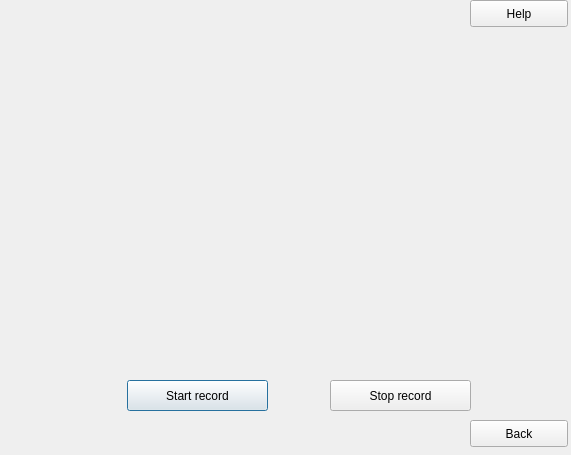
<?xml version="1.0" encoding="UTF-8"?>
<ui version="4.0">
 <class>Record</class>
 <widget class="QDialog" name="Record">
  <property name="geometry">
   <rect>
    <x>0</x>
    <y>0</y>
    <width>571</width>
    <height>455</height>
   </rect>
  </property>
  <property name="windowTitle">
   <string>Record</string>
  </property>
  <widget class="QPushButton" name="startRecButton">
   <property name="geometry">
    <rect>
     <x>127</x>
     <y>380</y>
     <width>141</width>
     <height>31</height>
    </rect>
   </property>
   <property name="text">
    <string>Start record</string>
   </property>
   <property name="icon">
    <iconset resource="../../1.qrc">
     <normaloff>:/GUI/Desktop/startRec.png</normaloff>:/GUI/Desktop/startRec.png</iconset>
   </property>
   <property name="iconSize">
    <size>
     <width>28</width>
     <height>28</height>
    </size>
   </property>
  </widget>
  <widget class="QPushButton" name="stopRecButton">
   <property name="geometry">
    <rect>
     <x>330</x>
     <y>380</y>
     <width>141</width>
     <height>31</height>
    </rect>
   </property>
   <property name="text">
    <string>Stop record</string>
   </property>
   <property name="icon">
    <iconset resource="../../1.qrc">
     <normaloff>:/GUI/Desktop/stopRec.png</normaloff>:/GUI/Desktop/stopRec.png</iconset>
   </property>
   <property name="iconSize">
    <size>
     <width>25</width>
     <height>25</height>
    </size>
   </property>
  </widget>
  <widget class="QPushButton" name="helpButton">
   <property name="geometry">
    <rect>
     <x>470</x>
     <y>0</y>
     <width>98</width>
     <height>27</height>
    </rect>
   </property>
   <property name="text">
    <string>Help</string>
   </property>
   <property name="icon">
    <iconset resource="../../1.qrc">
     <normaloff>:/GUI/Desktop/help.png</normaloff>:/GUI/Desktop/help.png</iconset>
   </property>
   <property name="iconSize">
    <size>
     <width>25</width>
     <height>25</height>
    </size>
   </property>
  </widget>
  <widget class="QFrame" name="frame">
   <property name="geometry">
    <rect>
     <x>60</x>
     <y>100</y>
     <width>471</width>
     <height>261</height>
    </rect>
   </property>
   <property name="baseSize">
    <size>
     <width>0</width>
     <height>0</height>
    </size>
   </property>
   <property name="toolTip">
    <string/>
   </property>
   <property name="statusTip">
    <string/>
   </property>
   <property name="whatsThis">
    <string/>
   </property>
   <property name="accessibleName">
    <string/>
   </property>
   <property name="accessibleDescription">
    <string/>
   </property>
   <property name="autoFillBackground">
    <bool>false</bool>
   </property>
   <property name="inputMethodHints">
    <set>Qt::ImhNone</set>
   </property>
   <property name="frameShape">
    <enum>QFrame::NoFrame</enum>
   </property>
   <property name="frameShadow">
    <enum>QFrame::Raised</enum>
   </property>
   <property name="lineWidth">
    <number>10</number>
   </property>
   <property name="midLineWidth">
    <number>10</number>
   </property>
   <widget class="QLabel" name="RecLabel">
    <property name="geometry">
     <rect>
      <x>10</x>
      <y>0</y>
      <width>461</width>
      <height>261</height>
     </rect>
    </property>
    <property name="text">
     <string/>
    </property>
    <property name="pixmap">
     <pixmap resource="../../1.qrc">:/GUI/Desktop/recording.png</pixmap>
    </property>
   </widget>
  </widget>
  <widget class="QLabel" name="logo">
   <property name="geometry">
    <rect>
     <x>0</x>
     <y>0</y>
     <width>411</width>
     <height>81</height>
    </rect>
   </property>
   <property name="text">
    <string/>
   </property>
   <property name="pixmap">
    <pixmap resource="../../1.qrc">:/GUI/Desktop/logo.png</pixmap>
   </property>
  </widget>
  <widget class="QPushButton" name="backButton">
   <property name="geometry">
    <rect>
     <x>470</x>
     <y>420</y>
     <width>98</width>
     <height>27</height>
    </rect>
   </property>
   <property name="text">
    <string>Back</string>
   </property>
   <property name="icon">
    <iconset resource="../../1.qrc">
     <normaloff>:/GUI/Desktop/back.png</normaloff>:/GUI/Desktop/back.png</iconset>
   </property>
   <property name="iconSize">
    <size>
     <width>23</width>
     <height>22</height>
    </size>
   </property>
   <property name="checkable">
    <bool>false</bool>
   </property>
   <property name="checked">
    <bool>false</bool>
   </property>
  </widget>
 </widget>
 <resources>
  <include location="../../1.qrc"/>
 </resources>
 <connections/>
</ui>
